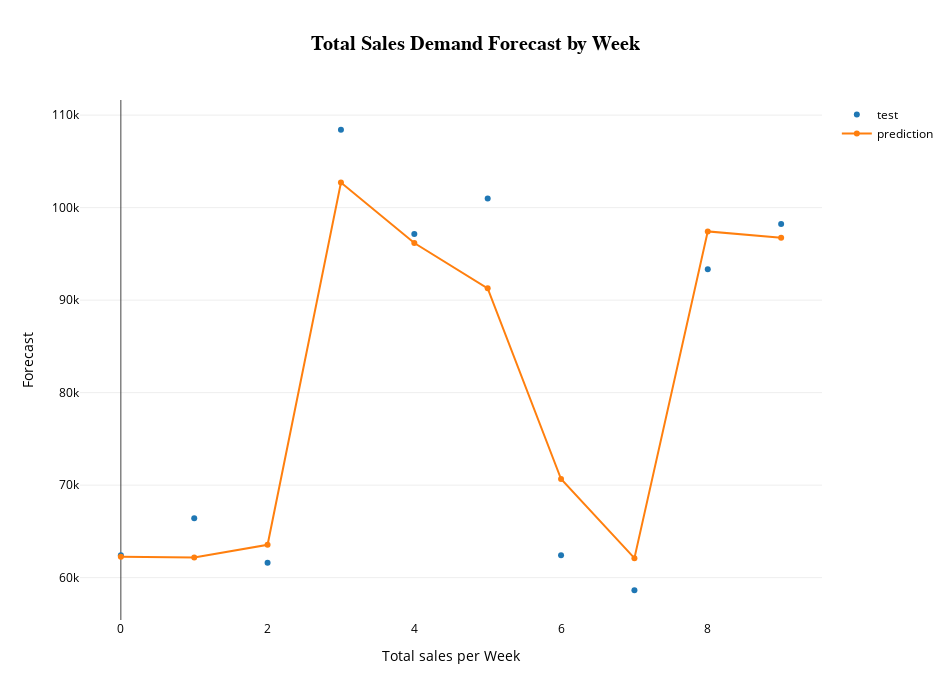

Notebook source saved alongside this figure:
### Code cell
# Plot
graphic.plot_preditction(y_test=df_predict.total_sales_per_week,
                 y_pred=df_predict.predictions,
                 title='<b>Total Sales Demand Forecast by Week</b>',
                 template='xgridoff'
                )

### Figure 1 — Plotly figure (JSON) as saved in the notebook; plotly's stock layout.template omitted (floating-point values rounded to 4 significant figures)
{"data": [{"mode": "markers", "name": "test", "type": "scatter", "y": [62410.0, 66420.0, 61610.0, 108400.0, 97140.0, 101000.0, 62430.0, 58640.0, 93350.0, 98240.0]}, {"name": "prediction", "type": "scatter", "y": [62260.0, 62170.0, 63550.0, 102700.0, 96170.0, 91280.0, 70660.0, 62110.0, 97430.0, 96730.0]}], "layout": {"font": {"color": "#000000"}, "height": 700, "title": {"font": {"family": "Times New Roman", "size": 20}, "text": "<b>Total Sales Demand Forecast by Week</b>", "x": 0.5}, "width": 950, "xaxis": {"autorange": true, "range": [-0.5569, 9.557], "title": {"text": "Total sales per Week"}}, "yaxis": {"autorange": true, "range": [55420.0, 111600.0], "title": {"text": "Forecast"}, "type": "linear"}}}
